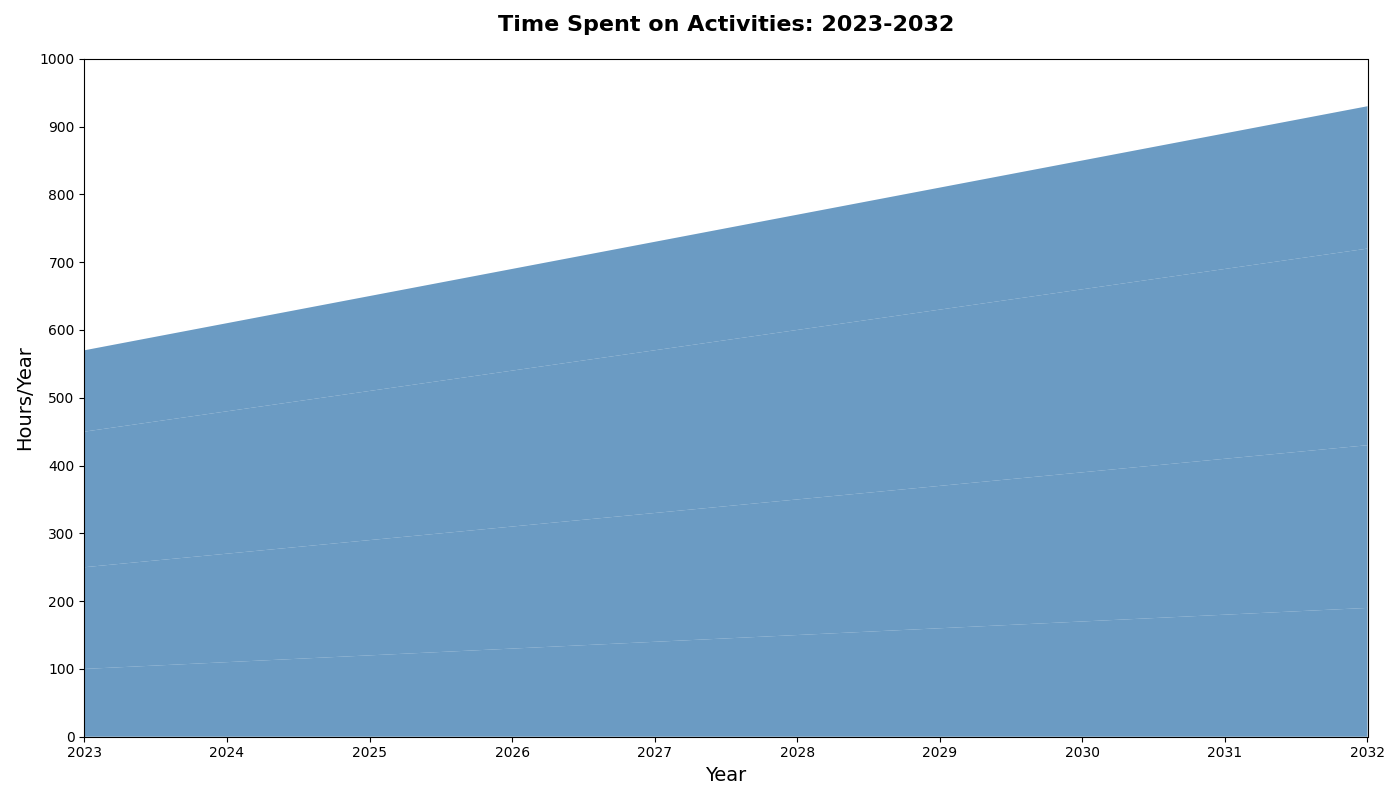

This chart was generated by the following Python code:
import matplotlib.pyplot as plt
import numpy as np

years = np.arange(2023, 2033)
reading = np.array([100, 110, 120, 130, 140, 150, 160, 170, 180, 190])
exercise = np.array([150, 160, 170, 180, 190, 200, 210, 220, 230, 240])
learning = np.array([200, 210, 220, 230, 240, 250, 260, 270, 280, 290])
relax = np.array([120, 130, 140, 150, 160, 170, 180, 190, 200, 210])

activities = np.array([reading, exercise, learning, relax])

fig, ax = plt.subplots(figsize=(14, 8))
uniform_color = '#4682B4'

ax.stackplot(years, activities, colors=[uniform_color, uniform_color, uniform_color, uniform_color], alpha=0.8)

ax.set_title('Time Spent on Activities: 2023-2032', fontsize=16, fontweight='bold', pad=20)
ax.set_xlabel('Year', fontsize=14)
ax.set_ylabel('Hours/Year', fontsize=14)

ax.set_xticks(np.arange(2023, 2033, 1))
ax.set_yticks(np.arange(0, 1001, 100))
ax.set_xlim(2023, 2032)
ax.set_ylim(0, 1000)

plt.tight_layout()
plt.show()
